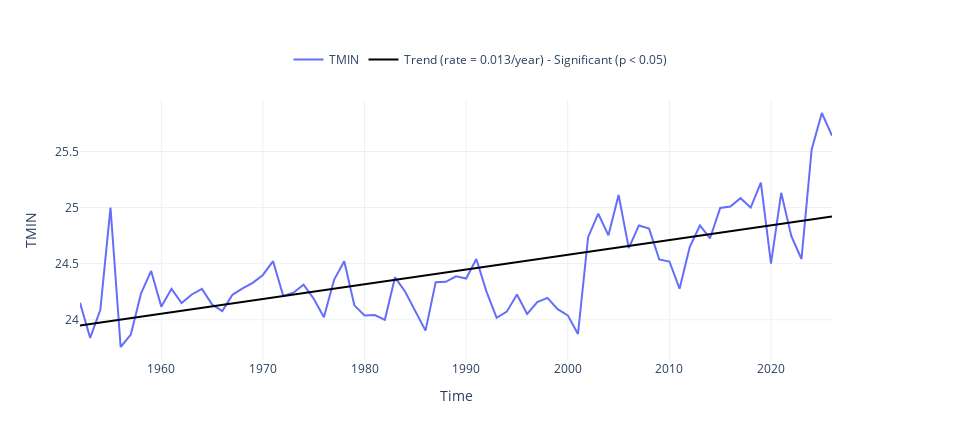

Notebook cell for this chart:
### Code cell
fig, TRENDS = plot_timeseries_interactive(dict_plot, trendline=True, figsize = (24, 11), return_trend = True)
fig.write_html(op.join(path_figs, 'F3_ST_min.html'), include_plotlyjs="cdn")
